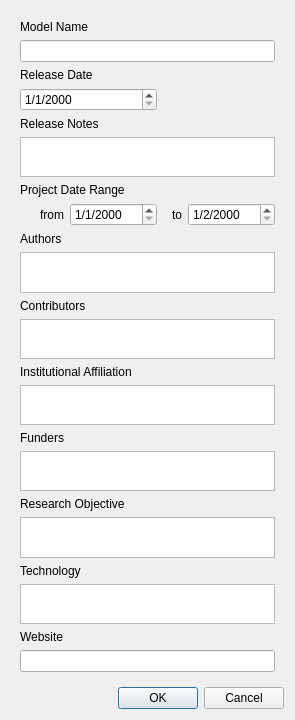
<?xml version="1.0" encoding="UTF-8"?>
<ui version="4.0">
 <class>modelInformationDialog</class>
 <widget class="QDialog" name="modelInformationDialog">
  <property name="geometry">
   <rect>
    <x>0</x>
    <y>0</y>
    <width>295</width>
    <height>720</height>
   </rect>
  </property>
  <layout class="QVBoxLayout" name="verticalLayout">
   <item>
    <widget class="QWidget" name="widget" native="true">
     <layout class="QGridLayout" name="gridLayout">
      <item row="0" column="0" colspan="2">
       <widget class="QLabel" name="name_label">
        <property name="text">
         <string>Model Name</string>
        </property>
       </widget>
      </item>
      <item row="2" column="0" colspan="2">
       <widget class="QLabel" name="release_date_label">
        <property name="text">
         <string>Release Date</string>
        </property>
       </widget>
      </item>
      <item row="3" column="0" colspan="2">
       <widget class="QDateEdit" name="release_date">
        <property name="displayFormat">
         <string>M/d/yyyy</string>
        </property>
       </widget>
      </item>
      <item row="4" column="0" colspan="2">
       <widget class="QLabel" name="release_notes_label">
        <property name="text">
         <string>Release Notes</string>
        </property>
       </widget>
      </item>
      <item row="5" column="0" colspan="4">
       <widget class="QPlainTextEdit" name="release_notes">
        <property name="minimumSize">
         <size>
          <width>0</width>
          <height>40</height>
         </size>
        </property>
       </widget>
      </item>
      <item row="6" column="0" colspan="2">
       <widget class="QLabel" name="project_date_label">
        <property name="text">
         <string>Project Date Range</string>
        </property>
       </widget>
      </item>
      <item row="7" column="0">
       <widget class="QLabel" name="project_date_from_label">
        <property name="text">
         <string>from</string>
        </property>
        <property name="alignment">
         <set>Qt::AlignRight|Qt::AlignTrailing|Qt::AlignVCenter</set>
        </property>
       </widget>
      </item>
      <item row="7" column="1">
       <widget class="QDateEdit" name="project_date">
        <property name="displayFormat">
         <string>M/d/yyyy</string>
        </property>
       </widget>
      </item>
      <item row="7" column="2">
       <widget class="QLabel" name="project_date_to_label">
        <property name="text">
         <string>to</string>
        </property>
        <property name="alignment">
         <set>Qt::AlignRight|Qt::AlignTrailing|Qt::AlignVCenter</set>
        </property>
       </widget>
      </item>
      <item row="7" column="3">
       <widget class="QDateEdit" name="project_date_end">
        <property name="displayFormat">
         <string>M/d/yyyy</string>
        </property>
        <property name="date">
         <date>
          <year>2000</year>
          <month>1</month>
          <day>2</day>
         </date>
        </property>
       </widget>
      </item>
      <item row="8" column="0">
       <widget class="QLabel" name="authors_label">
        <property name="text">
         <string>Authors</string>
        </property>
       </widget>
      </item>
      <item row="9" column="0" colspan="4">
       <widget class="QPlainTextEdit" name="authors">
        <property name="minimumSize">
         <size>
          <width>0</width>
          <height>40</height>
         </size>
        </property>
       </widget>
      </item>
      <item row="10" column="0" colspan="2">
       <widget class="QLabel" name="contributors_label">
        <property name="text">
         <string>Contributors</string>
        </property>
       </widget>
      </item>
      <item row="11" column="0" colspan="4">
       <widget class="QPlainTextEdit" name="contributors">
        <property name="minimumSize">
         <size>
          <width>0</width>
          <height>40</height>
         </size>
        </property>
       </widget>
      </item>
      <item row="12" column="0" colspan="2">
       <widget class="QLabel" name="place_label">
        <property name="text">
         <string>Institutional Affiliation</string>
        </property>
       </widget>
      </item>
      <item row="13" column="0" colspan="4">
       <widget class="QPlainTextEdit" name="place">
        <property name="minimumSize">
         <size>
          <width>0</width>
          <height>40</height>
         </size>
        </property>
       </widget>
      </item>
      <item row="14" column="0">
       <widget class="QLabel" name="funders_label">
        <property name="text">
         <string>Funders</string>
        </property>
       </widget>
      </item>
      <item row="15" column="0" colspan="4">
       <widget class="QPlainTextEdit" name="funders">
        <property name="minimumSize">
         <size>
          <width>0</width>
          <height>40</height>
         </size>
        </property>
       </widget>
      </item>
      <item row="16" column="0" colspan="2">
       <widget class="QLabel" name="objective_label">
        <property name="text">
         <string>Research Objective</string>
        </property>
       </widget>
      </item>
      <item row="17" column="0" colspan="4">
       <widget class="QPlainTextEdit" name="objective">
        <property name="minimumSize">
         <size>
          <width>0</width>
          <height>40</height>
         </size>
        </property>
       </widget>
      </item>
      <item row="18" column="0" colspan="2">
       <widget class="QLabel" name="technology_label">
        <property name="text">
         <string>Technology</string>
        </property>
       </widget>
      </item>
      <item row="19" column="0" colspan="4">
       <widget class="QPlainTextEdit" name="technology">
        <property name="minimumSize">
         <size>
          <width>0</width>
          <height>40</height>
         </size>
        </property>
       </widget>
      </item>
      <item row="20" column="0">
       <widget class="QLabel" name="website_label">
        <property name="text">
         <string>Website</string>
        </property>
       </widget>
      </item>
      <item row="21" column="0" colspan="4">
       <widget class="QLineEdit" name="website"/>
      </item>
      <item row="1" column="0" colspan="4">
       <widget class="QLineEdit" name="model_name"/>
      </item>
     </layout>
    </widget>
   </item>
   <item>
    <widget class="QDialogButtonBox" name="buttonBox">
     <property name="orientation">
      <enum>Qt::Horizontal</enum>
     </property>
     <property name="standardButtons">
      <set>QDialogButtonBox::Cancel|QDialogButtonBox::Ok</set>
     </property>
    </widget>
   </item>
  </layout>
 </widget>
 <resources/>
 <connections>
  <connection>
   <sender>buttonBox</sender>
   <signal>accepted()</signal>
   <receiver>modelInformationDialog</receiver>
   <slot>accept()</slot>
   <hints>
    <hint type="sourcelabel">
     <x>248</x>
     <y>254</y>
    </hint>
    <hint type="destinationlabel">
     <x>157</x>
     <y>274</y>
    </hint>
   </hints>
  </connection>
  <connection>
   <sender>buttonBox</sender>
   <signal>rejected()</signal>
   <receiver>modelInformationDialog</receiver>
   <slot>reject()</slot>
   <hints>
    <hint type="sourcelabel">
     <x>316</x>
     <y>260</y>
    </hint>
    <hint type="destinationlabel">
     <x>286</x>
     <y>274</y>
    </hint>
   </hints>
  </connection>
 </connections>
</ui>
